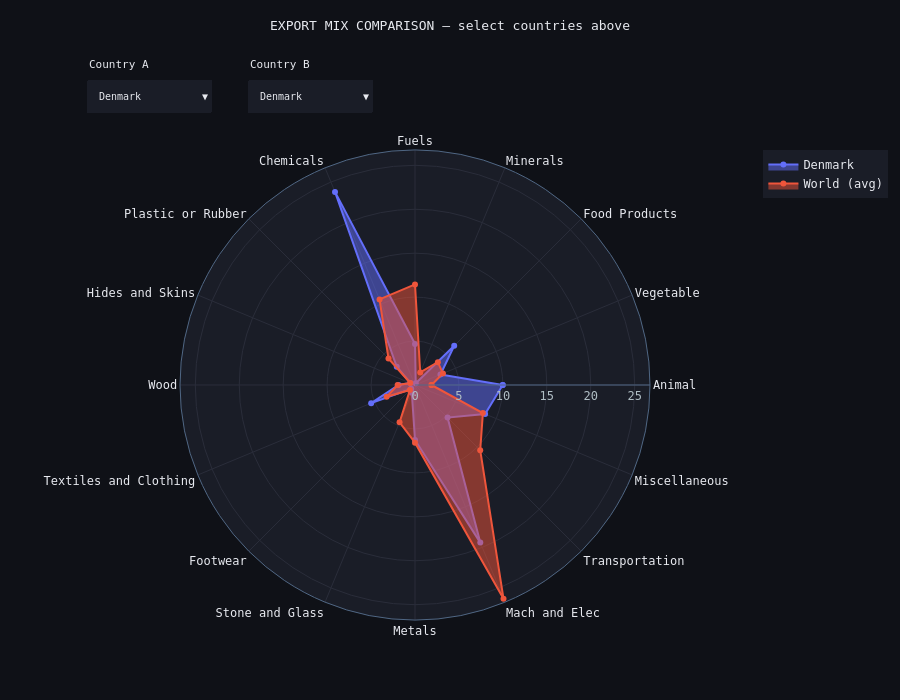

The cell this chart's notebook holds for it:
### Code cell
# ── 5A: Interactive radar — pure Plotly, no ipywidgets ────────────────────
import plotly.graph_objects as go

# Rebuild country_lookup from trend_data
sectors_r = wld_export_df.columns.tolist()
world_latest = wld_export_df.dropna(how='all').iloc[-1].fillna(0)

country_lookup = {}
for country, df in trend_data.items():
    latest = df.dropna(how='all').iloc[-1].fillna(0)
    latest = latest.reindex(wld_export_df.columns).fillna(0)
    country_lookup[country] = latest

country_lookup['World (avg)'] = world_latest

print(f'Countries available: {sorted(country_lookup.keys())}')


sectors_closed = sectors_r + [sectors_r[0]]

fig = go.Figure()

# Add one trace per country — all hidden by default
for country, series in country_lookup.items():
    vals = series.tolist() + [series.iloc[0]]
    visible = country in ('Denmark', 'World (avg)')  # default visible pair
    fig.add_trace(go.Scatterpolar(
        r=vals, theta=sectors_closed,
        fill='toself', name=country,
        visible=visible,
        line=dict(width=2),
    ))

countries_sorted = list(country_lookup.keys())

def make_button(label, visible_set):
    """Button that shows only the countries in visible_set."""
    return dict(
        label=label,
        method='update',
        args=[{'visible': [c in visible_set for c in countries_sorted]}],
    )

# One button per country for dropdown A, fixed World (avg) always on
buttons_a = [make_button(c, {c, 'World (avg)'}) for c in countries_sorted]
buttons_b = [make_button(c, {'Denmark', c})     for c in countries_sorted]

fig.update_layout(

    
    updatemenus=[
        dict(
            buttons=buttons_a,
            direction='down',
            x=0.01, y=1.15, xanchor='left',
            showactive=True,
            bgcolor=PANEL, bordercolor=GRID,
            font=dict(color=TEXT, size=10),
        ),
        dict(
            buttons=buttons_b,
            direction='down',
            x=0.25, y=1.15, xanchor='left',
            showactive=True,
            bgcolor=PANEL, bordercolor=GRID,
            font=dict(color=TEXT, size=10),
        ),
        
    ],
    
    annotations=[
        dict(text='Country A', x=0.01, y=1.20, xref='paper', yref='paper',
             showarrow=False, font=dict(color=TEXT, size=11)),
        dict(text='Country B', x=0.25, y=1.20, xref='paper', yref='paper',
             showarrow=False, font=dict(color=TEXT, size=11)),
    ],
    polar=dict(
        bgcolor=PANEL,
        radialaxis=dict(visible=True, color=ACCENT_NEU, gridcolor=GRID),
        angularaxis=dict(color=TEXT, gridcolor=GRID),
    ),
    paper_bgcolor=BACKGROUND,
    font=dict(color=TEXT, family='monospace'),
    title=dict(text='EXPORT MIX COMPARISON — select countries above',
               font=dict(size=13, color=TEXT),
                y=0.97,
                x=0.5,
                xanchor="center",
    ),
    margin=dict(t=150),

    legend=dict(bgcolor=PANEL, bordercolor=GRID),
    width=900, height=700,
    template='plotly_dark',
)
fig.show()

### Figure 1 — Plotly figure (JSON) as saved in the notebook; plotly's stock layout.template omitted (floating-point values rounded to 4 significant figures)
{"data": [{"fill": "toself", "line": {"width": 2}, "name": "Denmark", "r": [9.984, 3.136, 6.309, 0.2266, 4.679, 23.79, 2.938, 0.564, 1.869, 5.397, 0.6109, 0.9482, 6.259, 19.41, 5.244, 8.634, 9.984], "theta": ["Animal", "Vegetable", "Food Products", "Minerals", "Fuels", "Chemicals", "Plastic or Rubber", "Hides and Skins", "Wood", "Textiles and Clothing", "Footwear", "Stone and Glass", "Metals", "Mach and Elec", "Transportation", "Miscellaneous", "Animal"], "type": "scatterpolar", "visible": true}, {"fill": "toself", "line": {"width": 2}, "name": "United States", "r": [1.76, 4.184, 2.749, 0.6067, 16.01, 11.41, 5.101, 0.163, 1.895, 1.315, 0.1055, 4.355, 4.332, 21.44, 8.474, 16.1, 1.76], "theta": ["Animal", "Vegetable", "Food Products", "Minerals", "Fuels", "Chemicals", "Plastic or Rubber", "Hides and Skins", "Wood", "Textiles and Clothing", "Footwear", "Stone and Glass", "Metals", "Mach and Elec", "Transportation", "Miscellaneous", "Animal"], "type": "scatterpolar", "visible": false}, {"fill": "toself", "line": {"width": 2}, "name": "China", "r": [0.4133, 0.9607, 1.25, 0.213, 1.808, 6.005, 4.957, 1.202, 1.597, 8.604, 2.148, 2.831, 7.933, 41.67, 7.134, 11.27, 0.4133], "theta": ["Animal", "Vegetable", "Food Products", "Minerals", "Fuels", "Chemicals", "Plastic or Rubber", "Hides and Skins", "Wood", "Textiles and Clothing", "Footwear", "Stone and Glass", "Metals", "Mach and Elec", "Transportation", "Miscellaneous", "Animal"], "type": "scatterpolar", "visible": false}, {"fill": "toself", "line": {"width": 2}, "name": "Germany", "r": [1.49, 1.379, 3.43, 0.2593, 2.106, 13.5, 5.531, 0.2322, 2.326, 2.528, 0.7323, 2.349, 7.503, 27.11, 20.02, 9.501, 1.49], "theta": ["Animal", "Vegetable", "Food Products", "Minerals", "Fuels", "Chemicals", "Plastic or Rubber", "Hides and Skins", "Wood", "Textiles and Clothing", "Footwear", "Stone and Glass", "Metals", "Mach and Elec", "Transportation", "Miscellaneous", "Animal"], "type": "scatterpolar", "visible": false}, {"fill": "toself", "line": {"width": 2}, "name": "United Kingdom", "r": [1.436, 0.6895, 3.999, 0.2801, 8.188, 12.03, 3.211, 0.26, 1.382, 1.526, 0.2207, 16.0, 5.112, 21.94, 12.8, 10.92, 1.436], "theta": ["Animal", "Vegetable", "Food Products", "Minerals", "Fuels", "Chemicals", "Plastic or Rubber", "Hides and Skins", "Wood", "Textiles and Clothing", "Footwear", "Stone and Glass", "Metals", "Mach and Elec", "Transportation", "Miscellaneous", "Animal"], "type": "scatterpolar", "visible": false}, {"fill": "toself", "line": {"width": 2}, "name": "Brazil", "r": [7.08, 24.19, 11.66, 10.72, 16.24, 3.547, 1.452, 0.3525, 4.088, 1.19, 0.3758, 1.754, 6.017, 5.474, 4.932, 0.9321, 7.08], "theta": ["Animal", "Vegetable", "Food Products", "Minerals", "Fuels", "Chemicals", "Plastic or Rubber", "Hides and Skins", "Wood", "Textiles and Clothing", "Footwear", "Stone and Glass", "Metals", "Mach and Elec", "Transportation", "Miscellaneous", "Animal"], "type": "scatterpolar", "visible": false}, {"fill": "toself", "line": {"width": 2}, "name": "India", "r": [2.469, 5.874, 3.1, 1.441, 20.71, 13.4, 2.707, 0.6738, 0.8848, 7.934, 0.742, 9.182, 8.1, 14.28, 6.352, 2.149, 2.469], "theta": ["Animal", "Vegetable", "Food Products", "Minerals", "Fuels", "Chemicals", "Plastic or Rubber", "Hides and Skins", "Wood", "Textiles and Clothing", "Footwear", "Stone and Glass", "Metals", "Mach and Elec", "Transportation", "Miscellaneous", "Animal"], "type": "scatterpolar", "visible": false}, {"fill": "toself", "line": {"width": 2}, "name": "South Africa", "r": [0.9941, 7.118, 4.013, 15.45, 10.72, 5.746, 1.837, 0.2123, 2.297, 1.136, 0.2076, 18.09, 11.09, 7.473, 12.24, 1.38, 0.9941], "theta": ["Animal", "Vegetable", "Food Products", "Minerals", "Fuels", "Chemicals", "Plastic or Rubber", "Hides and Skins", "Wood", "Textiles and Clothing", "Footwear", "Stone and Glass", "Metals", "Mach and Elec", "Transportation", "Miscellaneous", "Animal"], "type": "scatterpolar", "visible": false}, {"fill": "toself", "line": {"width": 2}, "name": "World (avg)", "r": [1.876, 3.44, 3.679, 1.552, 11.45, 10.54, 4.269, 0.585, 1.976, 3.495, 0.8173, 4.588, 6.561, 26.32, 10.49, 8.361, 1.876], "theta": ["Animal", "Vegetable", "Food Products", "Minerals", "Fuels", "Chemicals", "Plastic or Rubber", "Hides and Skins", "Wood", "Textiles and Clothing", "Footwear", "Stone and Glass", "Metals", "Mach and Elec", "Transportation", "Miscellaneous", "Animal"], "type": "scatterpolar", "visible": true}], "layout": {"annotations": [{"font": {"color": "#e8eaf0", "size": 11}, "showarrow": false, "text": "Country A", "x": 0.01, "xref": "paper", "y": 1.2, "yref": "paper"}, {"font": {"color": "#e8eaf0", "size": 11}, "showarrow": false, "text": "Country B", "x": 0.25, "xref": "paper", "y": 1.2, "yref": "paper"}], "font": {"color": "#e8eaf0", "family": "monospace"}, "height": 700, "legend": {"bgcolor": "#1a1d27", "bordercolor": "#2a2d3a"}, "margin": {"t": 150}, "paper_bgcolor": "#0f1117", "polar": {"angularaxis": {"color": "#e8eaf0", "gridcolor": "#2a2d3a"}, "bgcolor": "#1a1d27", "radialaxis": {"color": "#b0bec5", "gridcolor": "#2a2d3a", "visible": true}}, "title": {"font": {"color": "#e8eaf0", "size": 13}, "text": "EXPORT MIX COMPARISON — select countries above", "x": 0.5, "xanchor": "center", "y": 0.97}, "updatemenus": [{"bgcolor": "#1a1d27", "bordercolor": "#2a2d3a", "buttons": [{"args": [{"visible": [true, false, false, false, false, false, false, false, true]}], "label": "Denmark", "method": "update"}, {"args": [{"visible": [false, true, false, false, false, false, false, false, true]}], "label": "United States", "method": "update"}, {"args": [{"visible": [false, false, true, false, false, false, false, false, true]}], "label": "China", "method": "update"}, {"args": [{"visible": [false, false, false, true, false, false, false, false, true]}], "label": "Germany", "method": "update"}, {"args": [{"visible": [false, false, false, false, true, false, false, false, true]}], "label": "United Kingdom", "method": "update"}, {"args": [{"visible": [false, false, false, false, false, true, false, false, true]}], "label": "Brazil", "method": "update"}, {"args": [{"visible": [false, false, false, false, false, false, true, false, true]}], "label": "India", "method": "update"}, {"args": [{"visible": [false, false, false, false, false, false, false, true, true]}], "label": "South Africa", "method": "update"}, {"args": [{"visible": [false, false, false, false, false, false, false, false, true]}], "label": "World (avg)", "method": "update"}], "direction": "down", "font": {"color": "#e8eaf0", "size": 10}, "showactive": true, "x": 0.01, "xanchor": "left", "y": 1.15}, {"bgcolor": "#1a1d27", "bordercolor": "#2a2d3a", "buttons": [{"args": [{"visible": [true, false, false, false, false, false, false, false, false]}], "label": "Denmark", "method": "update"}, {"args": [{"visible": [true, true, false, false, false, false, false, false, false]}], "label": "United States", "method": "update"}, {"args": [{"visible": [true, false, true, false, false, false, false, false, false]}], "label": "China", "method": "update"}, {"args": [{"visible": [true, false, false, true, false, false, false, false, false]}], "label": "Germany", "method": "update"}, {"args": [{"visible": [true, false, false, false, true, false, false, false, false]}], "label": "United Kingdom", "method": "update"}, {"args": [{"visible": [true, false, false, false, false, true, false, false, false]}], "label": "Brazil", "method": "update"}, {"args": [{"visible": [true, false, false, false, false, false, true, false, false]}], "label": "India", "method": "update"}, {"args": [{"visible": [true, false, false, false, false, false, false, true, false]}], "label": "South Africa", "method": "update"}, {"args": [{"visible": [true, false, false, false, false, false, false, false, true]}], "label": "World (avg)", "method": "update"}], "direction": "down", "font": {"color": "#e8eaf0", "size": 10}, "showactive": true, "x": 0.25, "xanchor": "left", "y": 1.15}], "width": 900}}
